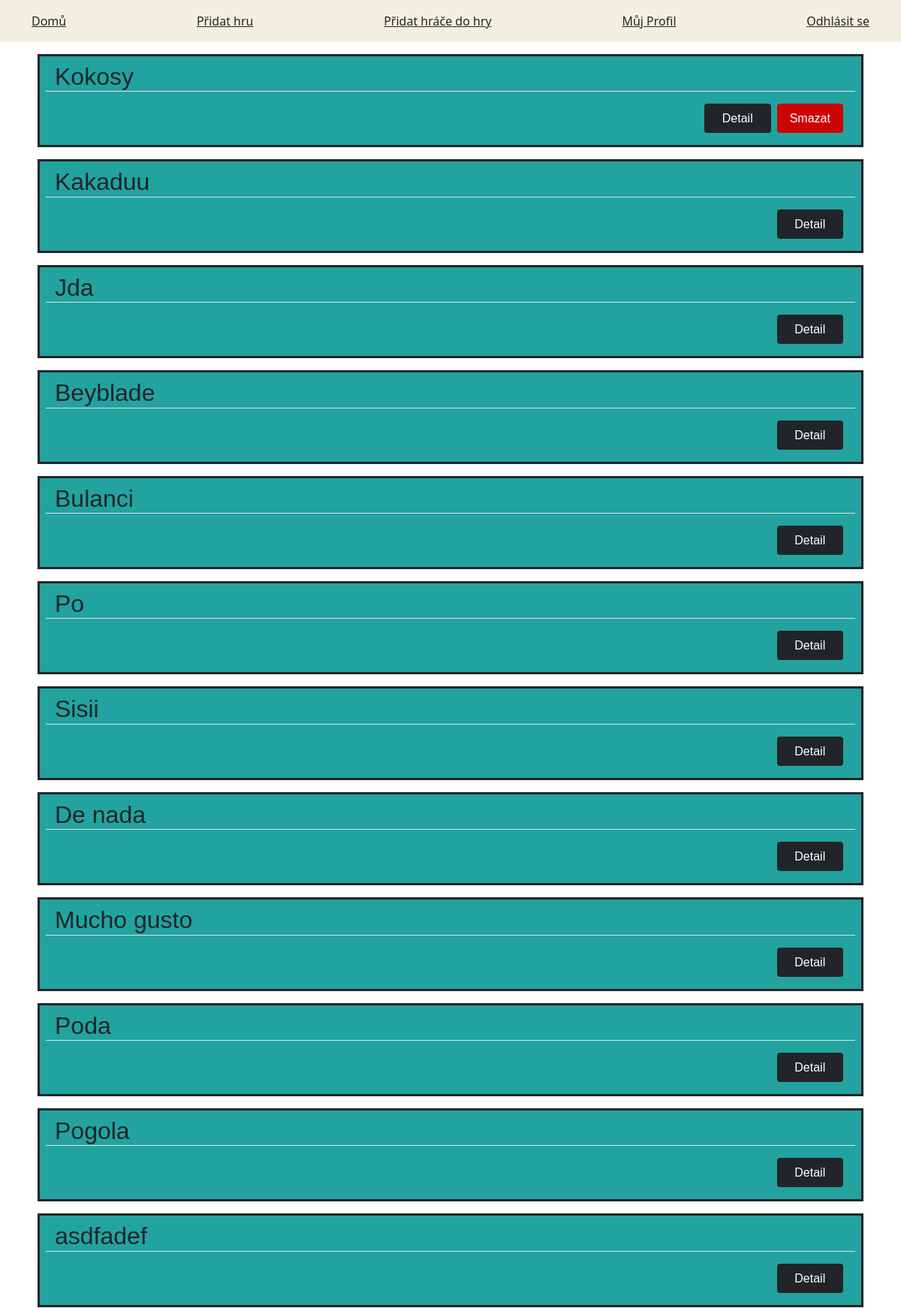
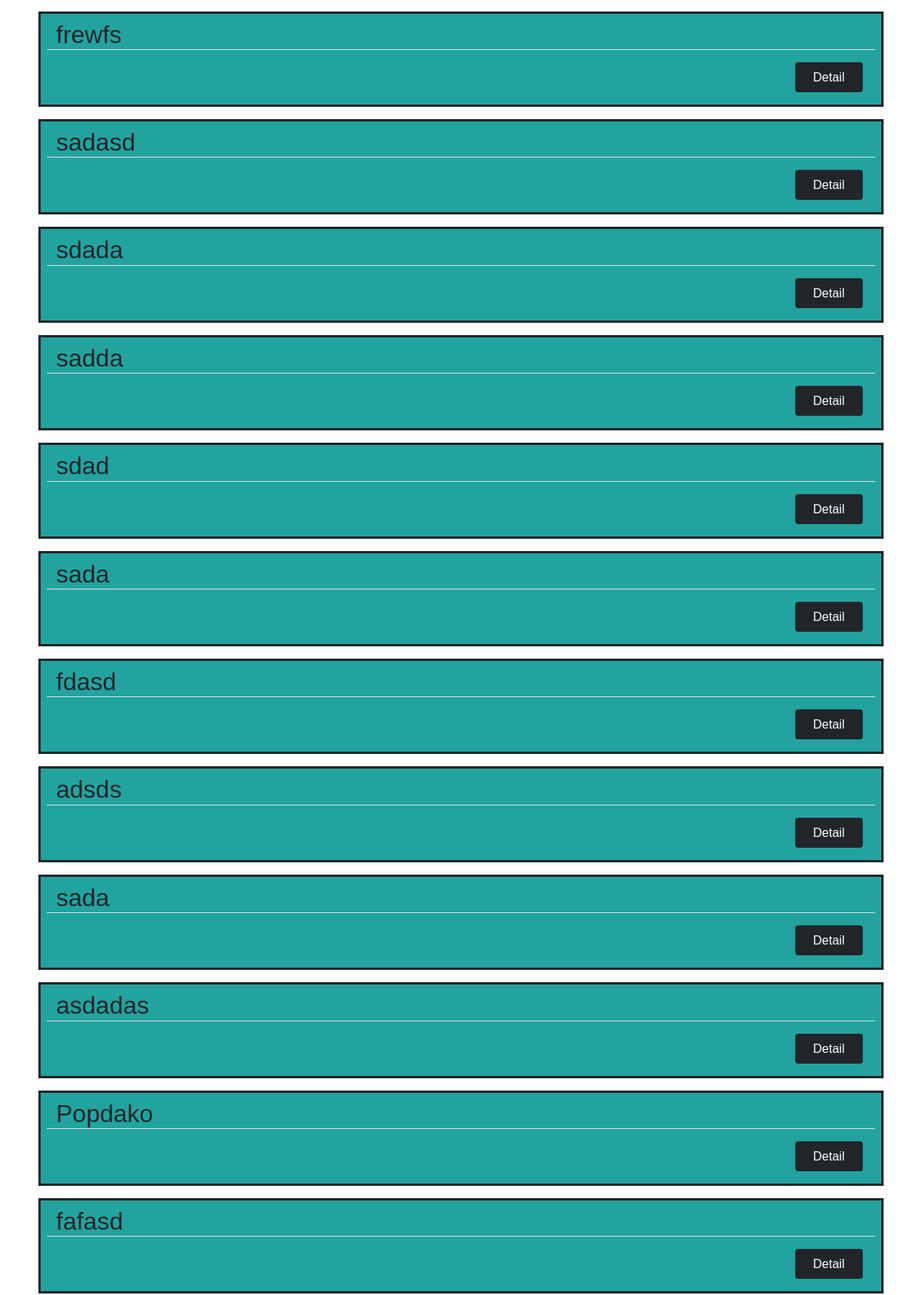
Screenshot of / (signed in, upper part) with the database file from the repository (2 pictures, top to bottom).
### games/models.py (models this page shows, shortened)
class Game(models.Model):
    title = models.CharField('Titulek', max_length=100)
    time_start = models.DateTimeField('Čas zahájení')
    time_end = models.DateTimeField('Čas ukončení', blank=True, null=True)
    description = models.TextField('Popisek', max_length=250)
    author = models.ForeignKey(User, on_delete=models.CASCADE)
    active = models.BooleanField('Aktivní', default=False)
    winner = models.CharField(max_length=200, null=True, blank=True)

### games/views.py (the view)
# urls.py: path('', views.index, name='index'),
@login_required
def index(request):
    games = Game.objects.all().order_by('-time_start')
    gamePlayers = PlayerGame.objects.all()                          #výpis hráčů na indexu
    is_admin_or_player = is_player_or_admin(request.user)
    context = {'games': games, 'gameplayers': gamePlayers, 'is_admin_or_player': is_admin_or_player}
    return render(request, 'index.html', context)

### games/views.py (called while the page is built)
def is_player_or_admin(user):
    if user.is_superuser:                   #funkce na určení zda je užívatel admin nebo hráč
        return user.is_superuser
    else:
        return user.groups.filter(name='Hráč').exists()

### templates/index.html (shortened to what this page needs)
{% extends 'base.html' %}
{% block content %}
    {% if games %}
        {% for game in games %}
            <div class="container">
                <div class="row border border-3 border-dark m-2 mb-3 p-2" style="background-color: #22A39F">
                    <h2 class="d-flex float-start border-bottom"
                        style="font-family: Helvetica">{{ game.title }}  </h2>
                    <div class="float-end d-flex justify-content-end p-2">
                        <button class="col-1 float-end me-2 btn bg-dark"><a
                                class="text-decoration-none text-white " style="font-family: Helvetica"
                                href={% url 'detail' id=game.pk %}>Detail</a></button>
                        {% if user.is_superuser or user == game.author %}
                            <button class="col-1 float-end me-2 btn" style="background-color: #CD0404"><a
                                    class="text-decoration-none text-white " style="font-family: Helvetica"
                                    href={% url 'delete' id=game.pk %}>Smazat</a></button>
                        {% endif %}
                    </div>
                </div>
            </div>
        {% endfor %}
    {% endif %}
{% endblock %}

### templates/base.html (shortened to what this page needs)
<!DOCTYPE html>
<html>
<head>
    <link href="https://cdn.jsdelivr.net/npm/bootstrap@5.0.1/dist/css/bootstrap.min.css" rel="stylesheet"
>
<link href="https://cdn.jsdelivr.net/npm/bootstrap-icons@1.5.0/font/bootstrap-icons.css" rel="stylesheet">
</head>
<body>
{% block body %}
    <div class="p-3 mb-3" style="background-color: #F3EFE0">
        <div class="container d-flex justify-content-between">
            {% if user.is_authenticated %}
                <div><a class="text-dark" href="{% url 'index' %}">Domů</a></div>
                {% for group in request.user.groups.all %}
                    {% if group.name == 'Hráč' %}
                        <div><a class="text-dark" href="{% url 'add' %}">Přidat hru</a></div>
                        <div><a class="text-dark" href="{% url 'addGamePlayers' %}">Přidat hráče do hry</a></div>
                    {% endif %}
                {% endfor %}
                <div><a class="text-dark" href="{% url 'home' %}">Můj Profil</a></div>
                <div><a class="text-dark" href="{% url 'account_logout' %}">Odhlásit se</a></div>
            {% else %}
                <div><a class="text-dark" href="{% url 'account_login' %}">Sign In</a></div>
                <div><a class="text-dark" href="{% url 'account_signup' %}">Sign Up</a></div>
            {% endif %}
        </div>
    </div>
    {% block content %}
    {% endblock %}
{% endblock %}
</body>
</html>

### rows the page displays
Game: title "Kokosy", shows "Smazat"
Game: title "Kakaduu"
Game: title "Jda"
Game: title "Beyblade"
Game: title "Bulanci"
Game: title "Po"
Game: title "Sisii"
Game: title "De nada"
Game: title "Mucho gusto"
Game: title "Poda"
Game: title "Pogola"
Game: title "asdfadef"
Game: title "frewfs"
Game: title "sadasd"
Game: title "sdada"
Game: title "sadda"
Game: title "sdad"
Game: title "sada"
Game: title "fdasd"
Game: title "adsds"
Game: title "sada"
Game: title "asdadas"
Game: title "Popdako"
Game: title "fafasd"
